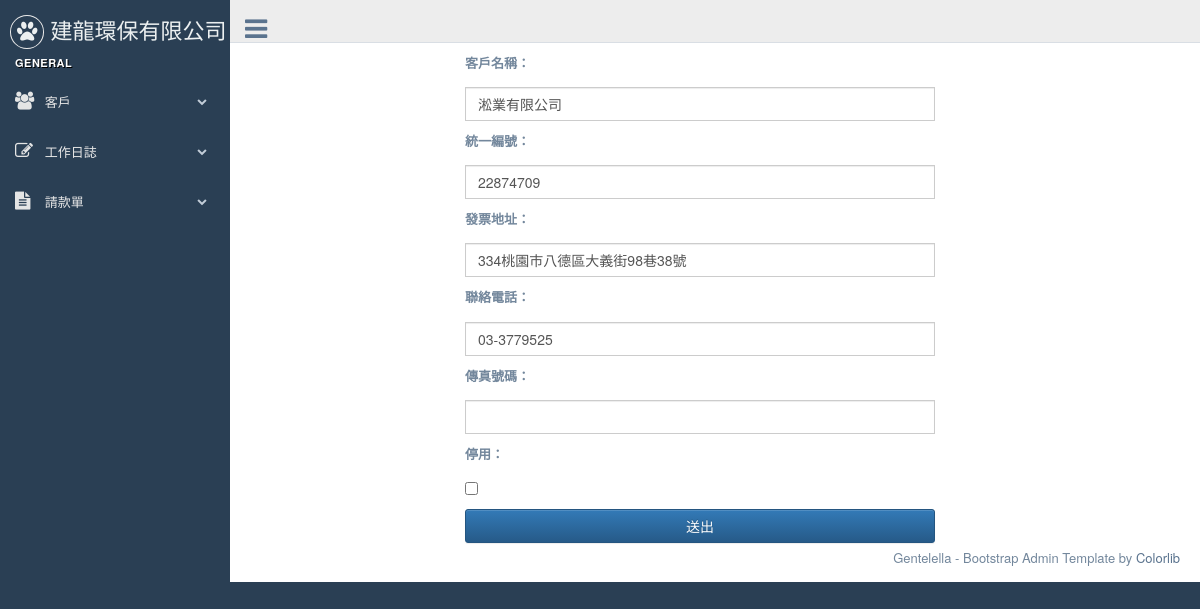
/customers/6/edit/, run on an earlier commit of the app's database.
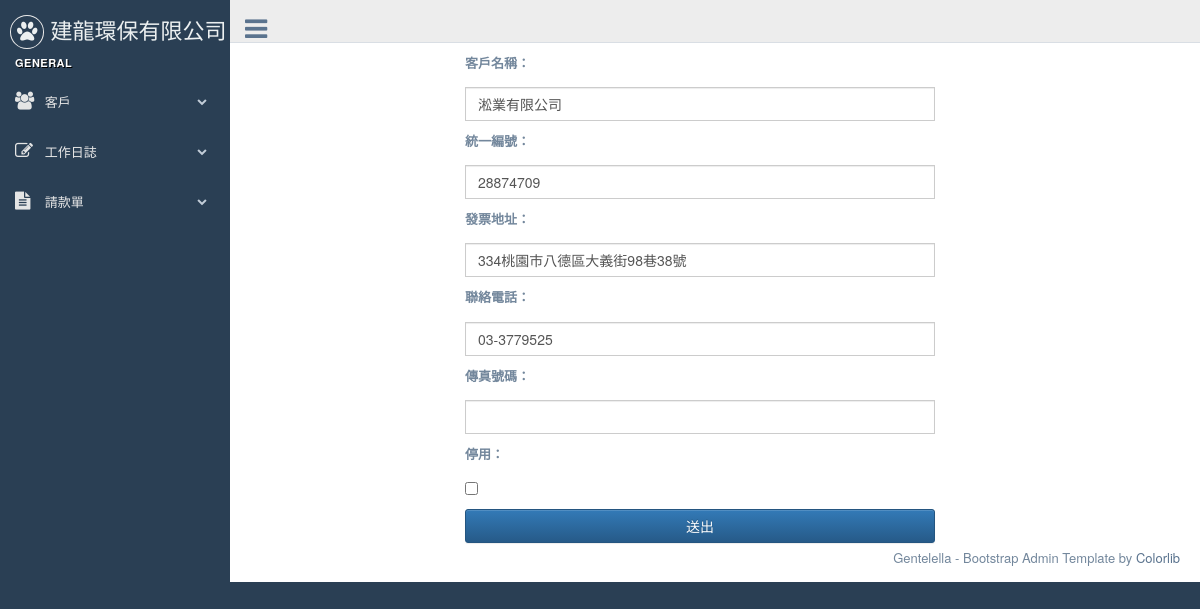
And on a later commit of the database.
### customers/models.py (models this page shows, shortened)
class Customer(models.Model):
    title = models.CharField(max_length=36, null=False, blank=False, verbose_name='客戶名稱')
    unikey = models.CharField(  max_length=12,null=True, blank=True, verbose_name='統一編號' )
    address = models.CharField( max_length=100, null=True, blank=True, verbose_name='地址')
    phone = models.CharField(max_length=20, null=True, blank=True, verbose_name='電話')
    faxno = models.CharField(max_length=20, null=True, blank=True, verbose_name='傳真')
    invalid = models.BooleanField(default=False, verbose_name='停用')
    create_at = models.DateTimeField(auto_now_add=True, auto_now =False)
    modify = models.DateTimeField(auto_now_add=False, auto_now =True)

### customers/views.py (the view)
# urls.py: url(r'^(?P<pk>\d+)/edit/$', CustomerUpdate.as_view( template_name = 'customers/customer_form.html' ), name="customer_edit" ),
class CustomerUpdate(UpdateView):
    model = Customer
    form_class = CustomerEditForm
    success_url = reverse_lazy('customers:customer_list')

### customers/forms.py
class CustomerEditForm(forms.ModelForm):
    title = forms.CharField( widget= forms.TextInput( attrs={'class':'form-control' } ),label='客戶名稱' )
    unikey = forms.CharField( widget= forms.TextInput( attrs={'class':'form-control' , } ),label='統一編號',required=False )
    address = forms.CharField( widget= forms.TextInput( attrs={'class':'form-control' } ) ,label='發票地址',required=False)
    phone = forms.CharField( widget= forms.TextInput( attrs={'class':'form-control'   } ),label='聯絡電話' ,required=False )
    faxno = forms.CharField( widget= forms.TextInput( attrs={'class':'form-control'  } ),label='傳真號碼',required=False )
    class Meta:
        model = Customer
        exclude = ('create_at','modify' )

### templates/customers/customer_form.html (shortened to what this page needs)
{% extends "base.html" %}
{% block content %}
  <div class="col-sm-6 col-md-6 col-sm-offset-3 col-md-offset-3" >
<form action='' method="POST"  enctype="multipart/form-data" >{% csrf_token %}
  {% for field in form %}
  <div class="fieldWrapper">
          <p>{{ field.label_tag }}</p><p> {{ field }}</p>
      </div>
      {% endfor %}
<input type="submit" class="btn btn-primary form-control" value="送出"/>
</form>
</div>
{% endblock content %}

What changed in the data, as far as the page shows it:
changed Customer "淞業有限公司": unikey "22874709" → "28874709"
